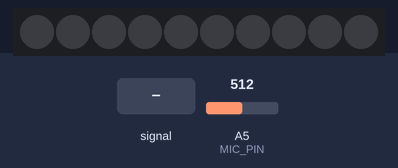
Simulated run of this sketch. Board: Arduino Uno, built with avr-gcc and run on an emulated ATmega328P. On the bench: 10 RGB LEDs in strip order, left to right. Inputs (shaded band) come from the test bench; at power-on: A5 (MIC_PIN) = 512.

Above: at 1.2 s.
1.3 s: A5 (MIC_PIN) fed a 2 Hz sine of ±306 counts around its level
At 1.9 s:
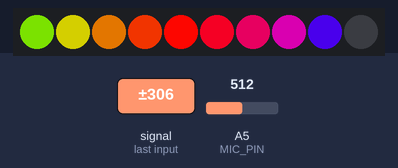
3.5 s: A5 (MIC_PIN) set to 716
At 3.68 s:
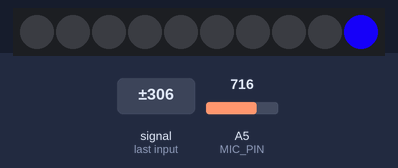
5.4 s: A5 (MIC_PIN) fed a 2 Hz sine of ±306 counts around its level
At 5.56 s:
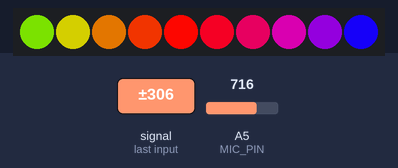
8.4 s: A5 (MIC_PIN) fed a 50 Hz sine of ±306 counts around its level
10.8 s: A5 (MIC_PIN) set to 900
At 12.0 s:
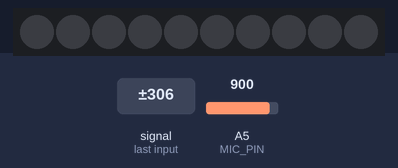
Timing chart, 0 to 13.6 s (numbered marks = the images above; inputs shaded):
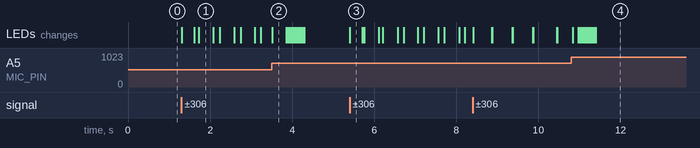

Measured:
- after the input at 1.3 s, the LEDs: first change at once (image 1 shows a later state)
- after the input at 3.5 s, the LEDs: change at once (image 2)
- after the input at 5.4 s, the LEDs: change at once (image 3)

The sketch:

musicreactivesketch.ino
```cpp
#include <Adafruit_NeoPixel.h>
#include <math.h>
#define N_PIXELS  10
#define MIC_PIN   A5
#define LED_PIN    6
#define SAMPLE_WINDOW   10
#define PEAK_HANG 24
#define PEAK_FALL 4
#define INPUT_FLOOR 5
#define INPUT_CEILING 50
byte peak = 16;
unsigned int sample;

byte Count = 0;
byte HangCount = 0;

Adafruit_NeoPixel strip = Adafruit_NeoPixel(N_PIXELS, LED_PIN, NEO_GRB + NEO_KHZ800);

void setup(){

   analogReference(EXTERNAL);

   // Serial.begin(9600);
   strip.begin();
   strip.show(); // Initialize all pixels to 'off'

}

float fscale( float originalMin, float originalMax, float newBegin, float newEnd, float inputValue, float curve){

  float OriginalRange = 0;
  float NewRange = 0;
  float zeroRefCurVal = 0;
  float normalizedCurVal = 0;
  float rangedValue = 0;
  boolean invFlag = 0;


  // condition curve parameter
  // limit range

  if (curve > 10) curve = 10;
  if (curve < -10) curve = -10;

  curve = (curve * -.1) ; // - invert and scale - this seems more intuitive - postive numbers give more weight to high end on output
  curve = pow(10, curve); // convert linear scale into lograthimic exponent for other pow function

  /*
   Serial.println(curve * 100, DEC);   // multply by 100 to preserve resolution
   Serial.println();
   */

  // Check for out of range inputValues
  if (inputValue < originalMin) {
    inputValue = originalMin;
  }
  if (inputValue > originalMax) {
    inputValue = originalMax;
  }

  // Zero Refference the values
  OriginalRange = originalMax - originalMin;

  if (newEnd > newBegin){
    NewRange = newEnd - newBegin;
  }
  else
  {
    NewRange = newBegin - newEnd;
    invFlag = 1;
  }

  zeroRefCurVal = inputValue - originalMin;
  normalizedCurVal  =  zeroRefCurVal / OriginalRange;   // normalize to 0 - 1 float

  /*
  Serial.print(OriginalRange, DEC);
   Serial.print("   ");
   Serial.print(NewRange, DEC);
   Serial.print("   ");
   Serial.println(zeroRefCurVal, DEC);
   Serial.println();
   */

  // Check for originalMin > originalMax  - the math for all other cases i.e. negative numbers seems to work out fine
  if (originalMin > originalMax ) {
    return 0;
  }

  if (invFlag == 0){
    rangedValue =  (pow(normalizedCurVal, curve) * NewRange) + newBegin;

  }
  else     // invert the ranges
  {
    rangedValue =  newBegin - (pow(normalizedCurVal, curve) * NewRange);
  }

  return rangedValue;
}


void loop(){
      unsigned long startMillis= millis();
      float peakToPeak = 0;

      unsigned int signalMax = 0;
      unsigned int signalMin = 1023;
      unsigned int c, y;


      while (millis() - startMillis < SAMPLE_WINDOW)
      {
        sample = analogRead(MIC_PIN);
        if (sample < 1024)  //0-1023 range
        {
          if (sample > signalMax)
          {
            signalMax = sample;
          }
          else if (sample < signalMin)
          {
            signalMin = sample;
          }
        }
      }
      peakToPeak = signalMax - signalMin;  // max - min = peak-peak amplitude

      // Serial.println(peakToPeak);
     for (int i=0;i<=strip.numPixels()-1;i++){
        strip.setPixelColor(i,Wheel(map(i,0,strip.numPixels()-1,30,150)));
      }

    c = fscale(INPUT_FLOOR, INPUT_CEILING, strip.numPixels(), 0, peakToPeak, 2);


      if(c < peak) {
        peak = c;
        HangCount = 0;
      }
      if (c <= strip.numPixels()) {
        drawLine(strip.numPixels(), strip.numPixels()-c, strip.Color(0, 0, 0));
      }


      y = strip.numPixels() - peak;

      strip.setPixelColor(y-1,Wheel(map(y,0,strip.numPixels()-1,30,150)));

      strip.show();


      if(HangCount > PEAK_HANG) {
        if(++Count >= PEAK_FALL) {
          peak++;
          Count = 0;
        }
      }
      else {
        HangCount++;
      }
    }


void drawLine(uint8_t from, uint8_t to, uint32_t c) {
   uint8_t fromTemp;
   if (from > to) {
     fromTemp = from;
     from = to;
     to = fromTemp;
   }
   for(int i=from; i<=to; i++){
     strip.setPixelColor(i, c);
   }
}


uint32_t Wheel(byte WheelPos) {
  if(WheelPos < 85) {
    return strip.Color(WheelPos * 3, 255 - WheelPos * 3, 0);
  }
  else if(WheelPos < 170) {
    WheelPos -= 85;
    return strip.Color(255 - WheelPos * 3, 0, WheelPos * 3);
    }
      else {
        WheelPos -= 170;
        return strip.Color(0, WheelPos * 3, 255 - WheelPos * 3);
      }
}
```
